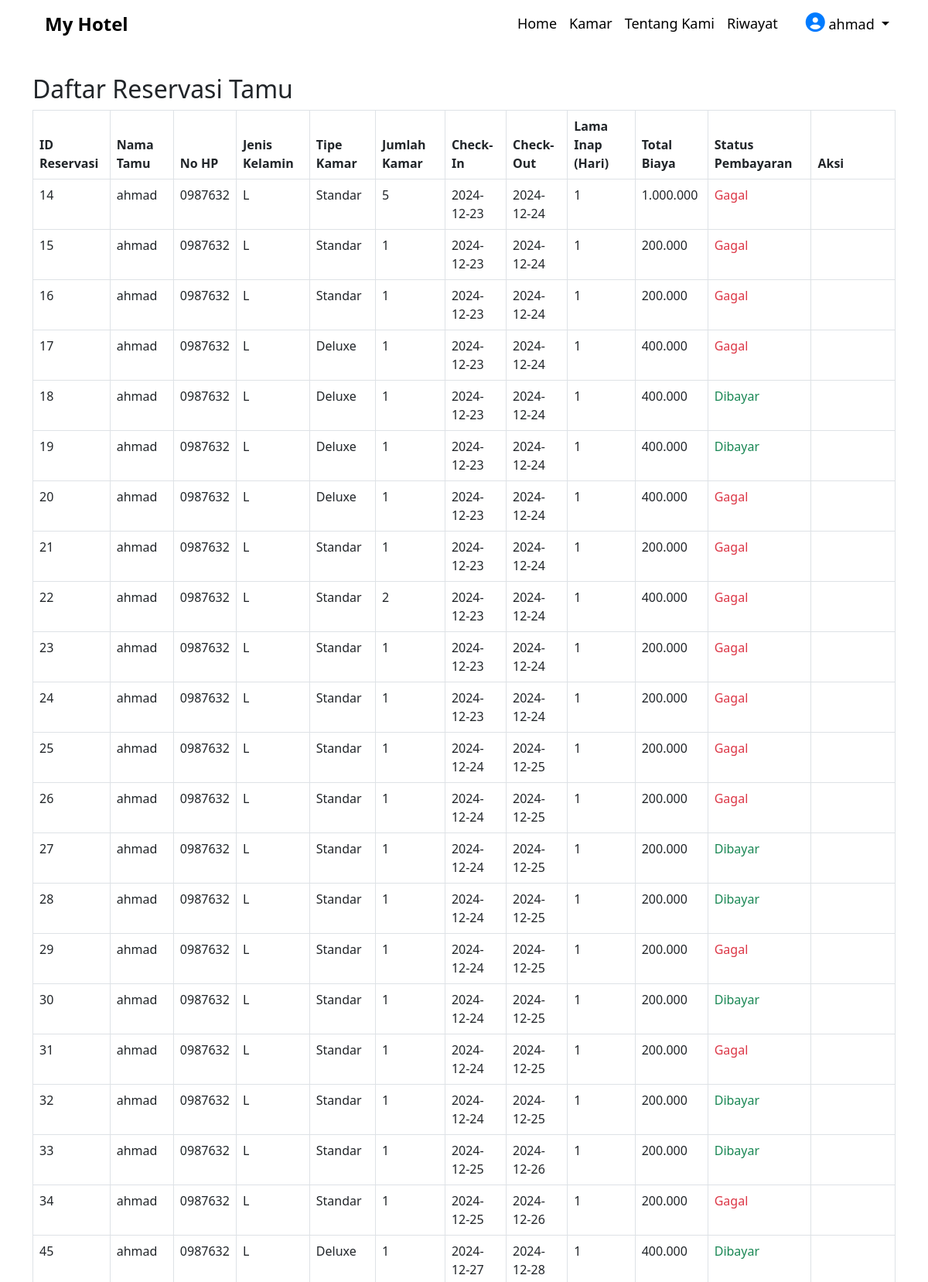
/riwayat_tamu.php (signed in, upper part), run on the app's committed database.
### tables this page shows
CREATE TABLE `reservasi` (
  `id_reservasi` int NOT NULL,
  `id_tamu` int DEFAULT NULL,
  `id_kamar` int DEFAULT NULL,
  `jumlah_kamar` int NOT NULL,
  `checkin` date NOT NULL,
  `checkout` date NOT NULL,
  `lama_inap` int GENERATED ALWAYS AS ((to_days(`checkout`) - to_days(`checkin`))) STORED,
  `total_biaya` decimal(10,2) NOT NULL,
  `status_pembayaran` enum('Belum Dibayar','Dibayar','Pending','Gagal') DEFAULT NULL
);

CREATE TABLE `tbl_tamu` (
  `id_tamu` int NOT NULL,
  `nama` varchar(100) NOT NULL,
  `jk` enum('L','P') NOT NULL,
  `no_hp` varchar(15) NOT NULL,
  `alamat` text NOT NULL,
  `email` varchar(100) NOT NULL,
  `password` varchar(255) NOT NULL
);

CREATE TABLE `kamar` (
  `id_kamar` int NOT NULL,
  `nomor_kamar` varchar(10) NOT NULL,
  `tipe_kamar` enum('Standar','Deluxe','Suite') NOT NULL,
  `gambar` varchar(255) DEFAULT NULL,
  `harga` decimal(10,2) NOT NULL,
  `stok_kamar` int NOT NULL
);

### riwayat_tamu.php (the view, shortened to what this page needs)
<?php
include 'header.php';
include 'koneksi/koneksi.php';
$id_tamu = $_SESSION['user_id'];
$query = "SELECT r.id_reservasi, t.nama, t.no_hp, t.jk, k.tipe_kamar, r.jumlah_kamar, r.checkin, r.checkout, r.lama_inap, r.total_biaya, r.status_pembayaran
            FROM reservasi r
            JOIN tbl_tamu t ON r.id_tamu = t.id_tamu
            JOIN kamar k ON r.id_kamar = k.id_kamar
            WHERE r.id_tamu = ?";
$stmt = $conn->prepare($query);
$stmt->bind_param("i", $id_tamu);
$stmt->execute();
$result = $stmt->get_result();
?>
<!DOCTYPE html>
<html lang="id">
<head>
    <link href="https://cdn.jsdelivr.net/npm/bootstrap@5.3.0/dist/css/bootstrap.min.css" rel="stylesheet">
</head>
<body>
    <div class="container mt-4">
        <h2>Daftar Reservasi Tamu</h2>
        <table class="table table-bordered">
            <thead>
                <tr>
                    <th>ID Reservasi</th>
                    <th>Nama Tamu</th>
                    <th>No HP</th>
                    <th>Jenis Kelamin</th>
                    <th>Tipe Kamar</th>
                    <th>Jumlah Kamar</th>
                    <th>Check-In</th>
                    <th>Check-Out</th>
                    <th>Lama Inap (Hari)</th>
                    <th>Total Biaya</th>
                    <th>Status Pembayaran</th>
                    <th>Aksi</th>
                </tr>
            </thead>
            <tbody>
                <?php
                if (mysqli_num_rows($result) > 0) {
                    while ($row = mysqli_fetch_assoc($result)) {
                        echo "<tr>";
                        echo "<td>" . $row['id_reservasi'] . "</td>";
                        echo "<td>" . $row['nama'] . "</td>";
                        echo "<td>" . $row['no_hp'] . "</td>";
                        echo "<td>" . $row['jk'] . "</td>";
                        echo "<td>" . $row['tipe_kamar'] . "</td>";
                        echo "<td>" . $row['jumlah_kamar'] . "</td>";
                        echo "<td>" . $row['checkin'] . "</td>";
                        echo "<td>" . $row['checkout'] . "</td>";
                        echo "<td>" . $row['lama_inap'] . "</td>";
                        echo "<td>" . number_format($row['total_biaya'], 0, ',', '.') . "</td>";
                        $status_class = '';
                        if ($row['status_pembayaran'] == 'Belum Dibayar') {
                            $status_class = 'text-danger';
                        } elseif ($row['status_pembayaran'] == 'Pending') {
                            $status_class = 'text-warning';
                        } elseif ($row['status_pembayaran'] == 'Dibayar') {
                            $status_class = 'text-success';
                        } elseif ($row['status_pembayaran'] == 'Gagal') {
                            $status_class = 'text-danger';
                        }
                        echo "<td class='$status_class'>" . $row['status_pembayaran'] . "</td>";
                        echo "<td>";
                        echo "</td>";
                        echo "</tr>";
                    }
                } else {
                    echo "<tr><td colspan='12' class='text-center'>Tidak ada data reservasi.</td></tr>";
                }
                ?>
            </tbody>
        </table>
    </div>
</body>
</html>
<?php
include 'footer.php';
?>

### data on the page
reservasi: id_reservasi "14", id_tamu.nama "ahmad", id_tamu.no_hp "0987632", id_tamu.jk "L", id_kamar.tipe_kamar "Standar", jumlah_kamar "5", checkin "2024-12-23", checkout "2024-12-24", lama_inap "1", total_biaya "1.000.000", status_pembayaran "Gagal"
reservasi: id_reservasi "15", id_tamu.nama "ahmad", id_tamu.no_hp "0987632", id_tamu.jk "L", id_kamar.tipe_kamar "Standar", jumlah_kamar "1", checkin "2024-12-23", checkout "2024-12-24", lama_inap "1", total_biaya "200.000", status_pembayaran "Gagal"
reservasi: id_reservasi "16", id_tamu.nama "ahmad", id_tamu.no_hp "0987632", id_tamu.jk "L", id_kamar.tipe_kamar "Standar", jumlah_kamar "1", checkin "2024-12-23", checkout "2024-12-24", lama_inap "1", total_biaya "200.000", status_pembayaran "Gagal"
reservasi: id_reservasi "17", id_tamu.nama "ahmad", id_tamu.no_hp "0987632", id_tamu.jk "L", id_kamar.tipe_kamar "Deluxe", jumlah_kamar "1", checkin "2024-12-23", checkout "2024-12-24", lama_inap "1", total_biaya "400.000", status_pembayaran "Gagal"
reservasi: id_reservasi "18", id_tamu.nama "ahmad", id_tamu.no_hp "0987632", id_tamu.jk "L", id_kamar.tipe_kamar "Deluxe", jumlah_kamar "1", checkin "2024-12-23", checkout "2024-12-24", lama_inap "1", total_biaya "400.000", status_pembayaran "Dibayar"
reservasi: id_reservasi "19", id_tamu.nama "ahmad", id_tamu.no_hp "0987632", id_tamu.jk "L", id_kamar.tipe_kamar "Deluxe", jumlah_kamar "1", checkin "2024-12-23", checkout "2024-12-24", lama_inap "1", total_biaya "400.000", status_pembayaran "Dibayar"
reservasi: id_reservasi "20", id_tamu.nama "ahmad", id_tamu.no_hp "0987632", id_tamu.jk "L", id_kamar.tipe_kamar "Deluxe", jumlah_kamar "1", checkin "2024-12-23", checkout "2024-12-24", lama_inap "1", total_biaya "400.000", status_pembayaran "Gagal"
reservasi: id_reservasi "21", id_tamu.nama "ahmad", id_tamu.no_hp "0987632", id_tamu.jk "L", id_kamar.tipe_kamar "Standar", jumlah_kamar "1", checkin "2024-12-23", checkout "2024-12-24", lama_inap "1", total_biaya "200.000", status_pembayaran "Gagal"
reservasi: id_reservasi "22", id_tamu.nama "ahmad", id_tamu.no_hp "0987632", id_tamu.jk "L", id_kamar.tipe_kamar "Standar", jumlah_kamar "2", checkin "2024-12-23", checkout "2024-12-24", lama_inap "1", total_biaya "400.000", status_pembayaran "Gagal"
reservasi: id_reservasi "23", id_tamu.nama "ahmad", id_tamu.no_hp "0987632", id_tamu.jk "L", id_kamar.tipe_kamar "Standar", jumlah_kamar "1", checkin "2024-12-23", checkout "2024-12-24", lama_inap "1", total_biaya "200.000", status_pembayaran "Gagal"
reservasi: id_reservasi "24", id_tamu.nama "ahmad", id_tamu.no_hp "0987632", id_tamu.jk "L", id_kamar.tipe_kamar "Standar", jumlah_kamar "1", checkin "2024-12-23", checkout "2024-12-24", lama_inap "1", total_biaya "200.000", status_pembayaran "Gagal"
reservasi: id_reservasi "25", id_tamu.nama "ahmad", id_tamu.no_hp "0987632", id_tamu.jk "L", id_kamar.tipe_kamar "Standar", jumlah_kamar "1", checkin "2024-12-24", checkout "2024-12-25", lama_inap "1", total_biaya "200.000", status_pembayaran "Gagal"
reservasi: id_reservasi "26", id_tamu.nama "ahmad", id_tamu.no_hp "0987632", id_tamu.jk "L", id_kamar.tipe_kamar "Standar", jumlah_kamar "1", checkin "2024-12-24", checkout "2024-12-25", lama_inap "1", total_biaya "200.000", status_pembayaran "Gagal"
reservasi: id_reservasi "27", id_tamu.nama "ahmad", id_tamu.no_hp "0987632", id_tamu.jk "L", id_kamar.tipe_kamar "Standar", jumlah_kamar "1", checkin "2024-12-24", checkout "2024-12-25", lama_inap "1", total_biaya "200.000", status_pembayaran "Dibayar"
reservasi: id_reservasi "28", id_tamu.nama "ahmad", id_tamu.no_hp "0987632", id_tamu.jk "L", id_kamar.tipe_kamar "Standar", jumlah_kamar "1", checkin "2024-12-24", checkout "2024-12-25", lama_inap "1", total_biaya "200.000", status_pembayaran "Dibayar"
reservasi: id_reservasi "29", id_tamu.nama "ahmad", id_tamu.no_hp "0987632", id_tamu.jk "L", id_kamar.tipe_kamar "Standar", jumlah_kamar "1", checkin "2024-12-24", checkout "2024-12-25", lama_inap "1", total_biaya "200.000", status_pembayaran "Gagal"
reservasi: id_reservasi "30", id_tamu.nama "ahmad", id_tamu.no_hp "0987632", id_tamu.jk "L", id_kamar.tipe_kamar "Standar", jumlah_kamar "1", checkin "2024-12-24", checkout "2024-12-25", lama_inap "1", total_biaya "200.000", status_pembayaran "Dibayar"
reservasi: id_reservasi "31", id_tamu.nama "ahmad", id_tamu.no_hp "0987632", id_tamu.jk "L", id_kamar.tipe_kamar "Standar", jumlah_kamar "1", checkin "2024-12-24", checkout "2024-12-25", lama_inap "1", total_biaya "200.000", status_pembayaran "Gagal"
reservasi: id_reservasi "32", id_tamu.nama "ahmad", id_tamu.no_hp "0987632", id_tamu.jk "L", id_kamar.tipe_kamar "Standar", jumlah_kamar "1", checkin "2024-12-24", checkout "2024-12-25", lama_inap "1", total_biaya "200.000", status_pembayaran "Dibayar"
reservasi: id_reservasi "33", id_tamu.nama "ahmad", id_tamu.no_hp "0987632", id_tamu.jk "L", id_kamar.tipe_kamar "Standar", jumlah_kamar "1", checkin "2024-12-25", checkout "2024-12-26", lama_inap "1", total_biaya "200.000", status_pembayaran "Dibayar"
reservasi: id_reservasi "34", id_tamu.nama "ahmad", id_tamu.no_hp "0987632", id_tamu.jk "L", id_kamar.tipe_kamar "Standar", jumlah_kamar "1", checkin "2024-12-25", checkout "2024-12-26", lama_inap "1", total_biaya "200.000", status_pembayaran "Gagal"
reservasi: id_reservasi "45", id_tamu.nama "ahmad", id_tamu.no_hp "0987632", id_tamu.jk "L", id_kamar.tipe_kamar "Deluxe", jumlah_kamar "1", checkin "2024-12-27", checkout "2024-12-28", lama_inap "1", total_biaya "400.000", status_pembayaran "Dibayar"

### other printed values
$_SESSION['user_username'] "ahmad"
